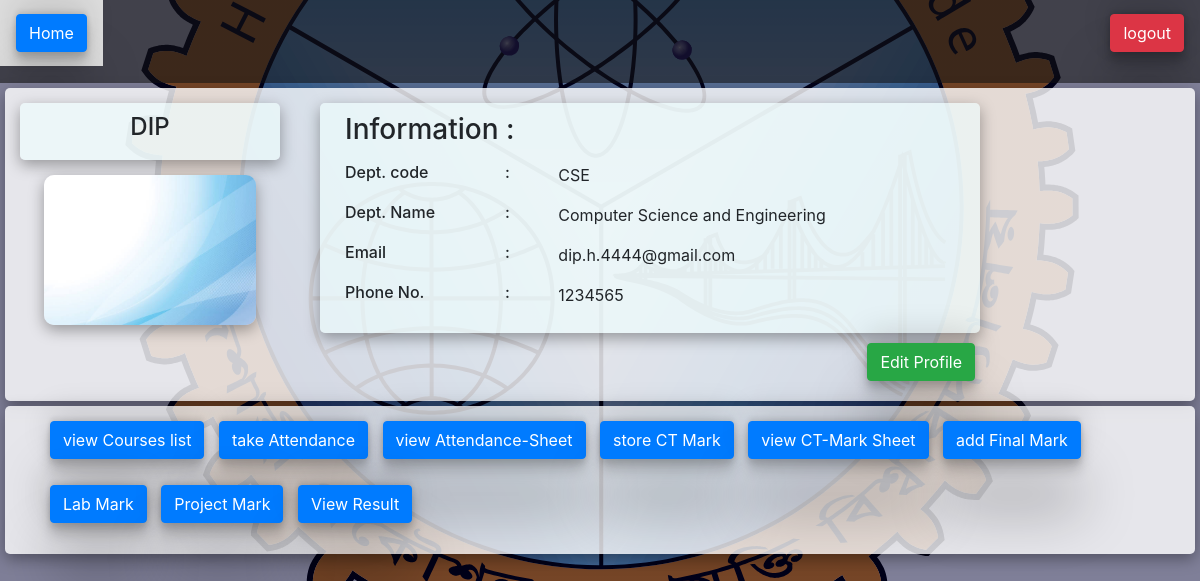
Before: /teacher.php (signed in) with the older database file.
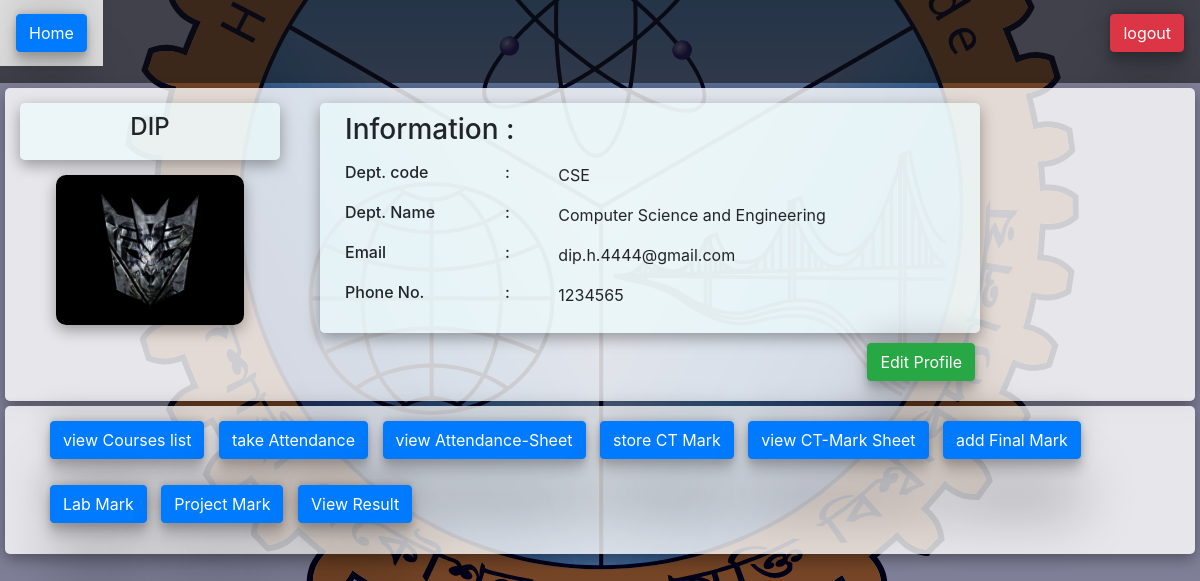
After: the same page with the newer database file.
### tables this page shows
CREATE TABLE `photo` (
  `id` int(11) NOT NULL,
  `personID` int(11) NOT NULL,
  `image_url` varchar(300) NOT NULL
);

### teacher.php (the view, shortened to what the changed rows need)
<?php
require 'connect_DB.php';
$id =    $_SESSION['id'];
$dtPhoto='photo';
?>
<html>
<head>
<link rel="stylesheet" type="text/css" href="https://stackpath.bootstrapcdn.com/bootstrap/4.3.1/css/bootstrap.min.css">
<link rel="stylesheet" type="text/css" href="sstyle.css">
</head>
<body>
<div id="profileid" >
<div class="list">
    <div class="row">
            <div class="col-sm-3">
                    <?php
                    $sql = "SELECT * FROM $dtPhoto WHERE personID=$id ORDER BY id DESC";
                    $res = mysqli_query($con,  $sql);
                    if (mysqli_num_rows($res) != 0) {
          	            $image = mysqli_fetch_assoc($res)
                            ?>
                            <div class="d-flex justify-content-center" >
             	                <img class="profilePic"alt="Image not found"  src="uploads/<?=$image['image_url']?>"  >
                            </div>
                        <?php
                    }
                    else
                    {
                        ?>
                        <div class="d-flex justify-content-center" >
                            <img class="profilePic" alt="Image not found"  src="uploads/blank.webp"  >
                        </div>
                   <?php
                    }
                    ?>
            </div>
    </div>
</div>
</div>
</body>
</html>

Changed rows visible on the page:
no longer on this page (row unchanged): photo: image_url (picture)
added photo: image_url (picture)
